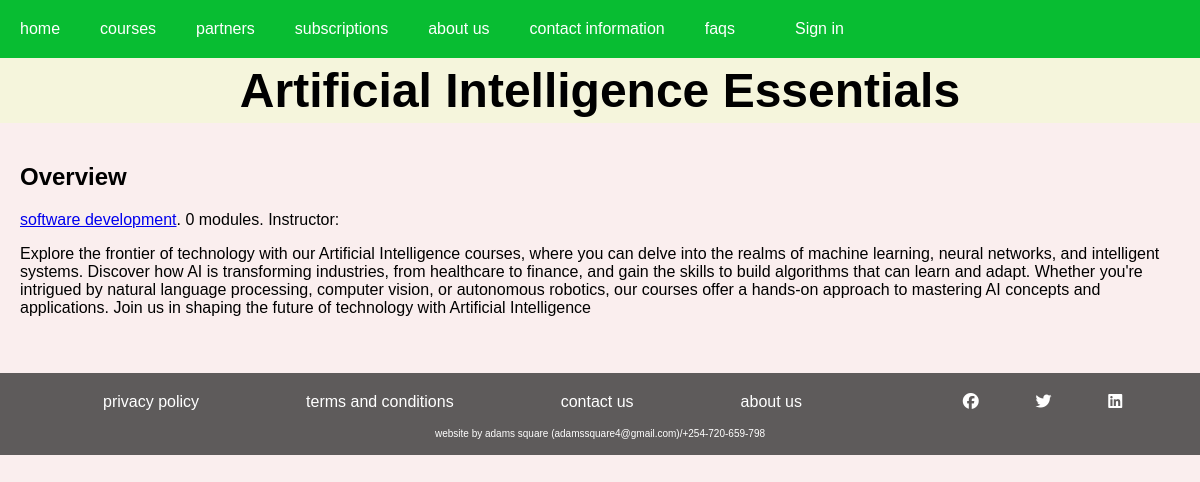
Screenshot of /subject/course/Artificial-Intelligence-Essentials/ with the database file from the repository.
### courses/models.py (models this page shows, shortened)
class Course(models.Model):
    owner = models.ForeignKey(
        settings.AUTH_USER_MODEL,
        related_name="courses_created",
        on_delete=models.CASCADE,
    )
    subject = models.ForeignKey(
        Subject, related_name="courses", on_delete=models.CASCADE
    )
    title = models.CharField(max_length=200)
    slug = models.SlugField(max_length=200, unique=True)
    overview = models.TextField()
    created = models.DateTimeField(auto_now_add=True)
    image = models.ImageField(upload_to="images/course/photos", blank=True, null=True)
    cert_benefit = models.TextField(blank=True, null=True)
    international_certification = models.BooleanField(default=False)
    period_in_weeks = models.IntegerField(blank=True, null=True)
    fee = models.DecimalField(max_digits=9, decimal_places=2, blank=True, null=True)
    class Meta:
        ordering = ["-created"]

class Subject(models.Model):
    title = models.CharField(max_length=200)
    slug = models.SlugField(max_length=200, unique=True)
    class Meta:
        ordering = ["title"]

### courses/views.py (the view)
class CourseDetailView(DetailView):
    model = Course
    template_name = "courses/course/detail.html"

### courses/templatetags/course.py (called while the page is built)
@register.filter(name="has_group")
def has_group(user, group_name):
    return user.groups.filter(name=group_name).exists()

### courses/templates/courses/course/detail.html (shortened to what this page needs)
{% extends "base.html" %}
 {% block content %}
  {% with subject=object.subject %}
    <div class="mine_title">
      {{ object.title }}
    </div>
    <div class="module module_c_detail">
      <h2>Overview</h2>
      <p>
        <a href="{% url "course_list_subject" subject.slug %}">
        {{ subject.title }}</a>.
        {{ object.modules.count }} modules.
        Instructor: {{ object.owner.get_full_name }}
      </p>
      {{ object.overview|linebreaks }}
    </div>
  {% endwith %}
 {% endblock %}

### staticfiles/courses/css/styles.css (style rules this page uses)
* { box-sizing: border-box; }
body { font-family: Arial, sans-serif; margin: 0; padding: 0; background-color: rgba(241, 200, 200, 0.295); }
.mine_title { font-size: 3em; display: flex; justify-content: center; align-items: center; font-weight: 900; padding: 5px; background-color: beige; }
.module { margin-bottom: 20px; }
.module_c_detail { padding: 20px; }

### rows the page displays
Course: title "Artificial Intelligence Essentials", modules.count "0", overview "Explore the frontier of technology with our Artificial Intelligence courses, where you can delve into the realms of machine learning, neural networks, and intelligent systems. Discover how AI is transforming industries, from healthcare to finance, and gain the skills to build algorithms that can learn and adapt. Whether you're intrigued by natural language processing, computer vision, or autonomous robotics, our courses offer a hands-on approach to mastering AI concepts and applications. Join us in shaping the future of technology with Artificial Intelligence"
Subject: title "software development"
